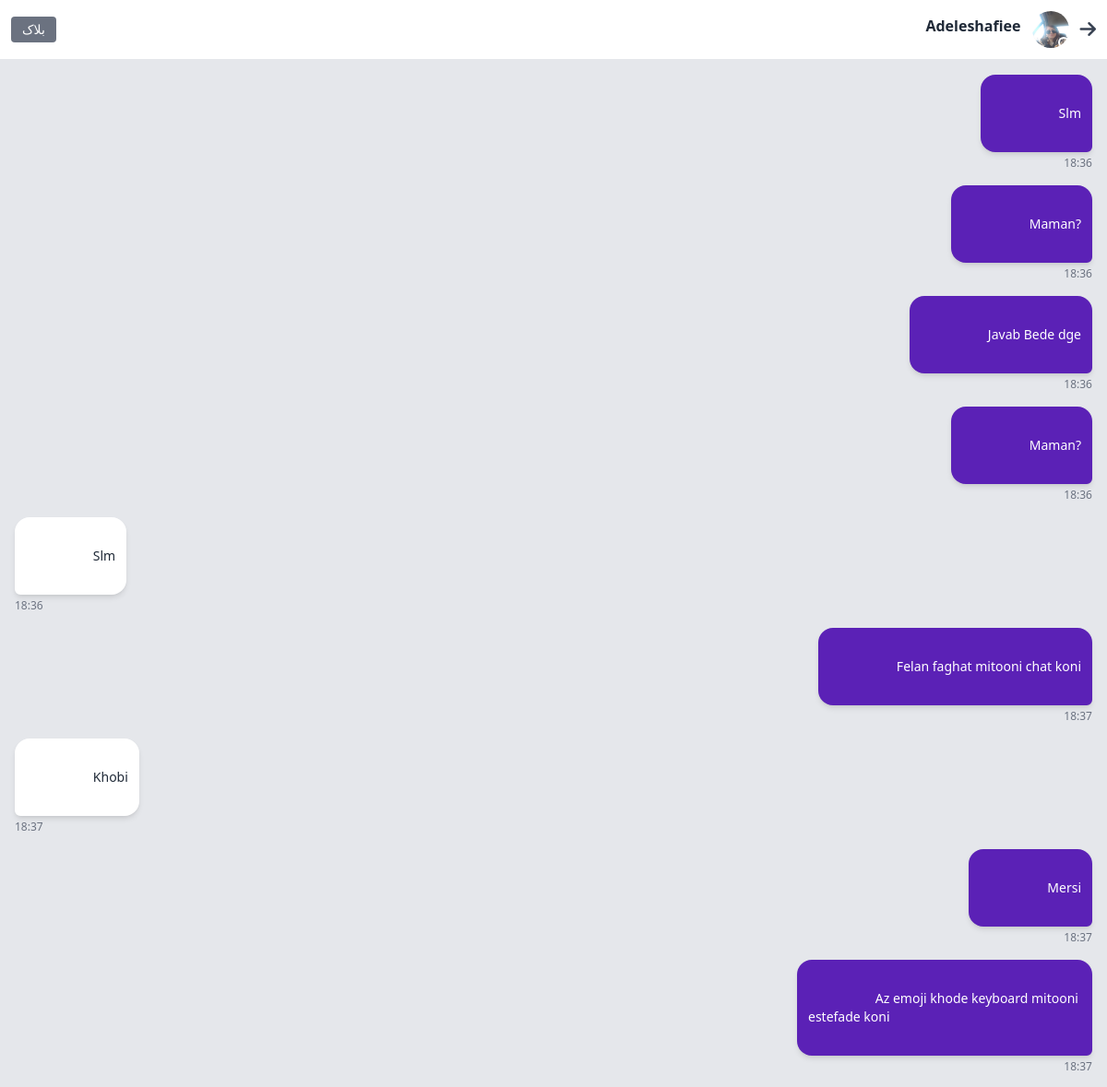
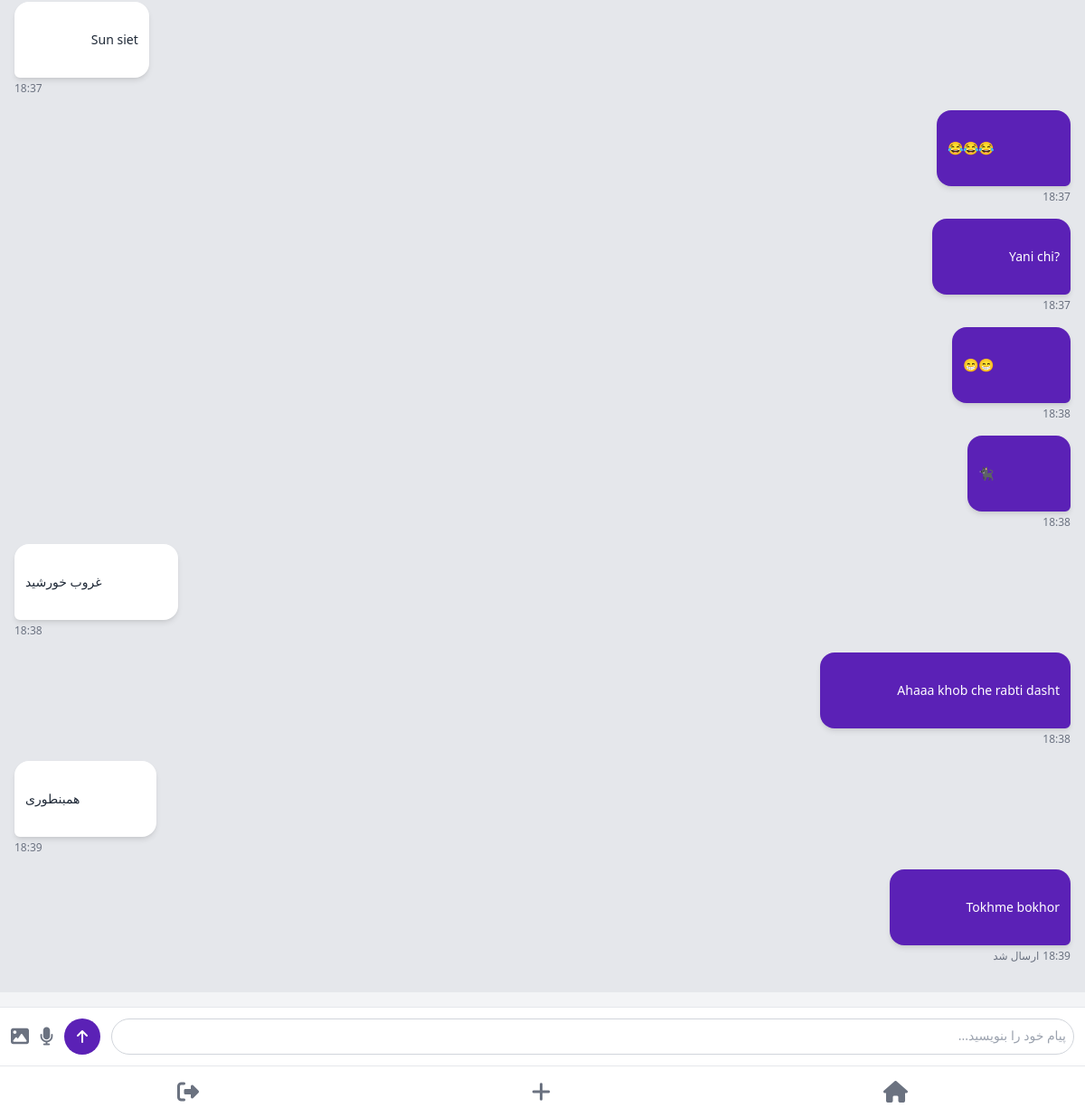
Page /chat/Adeleshafiee/ (signed in) on the committed database (2 pictures, top to bottom).
### accounts/models.py (models this page shows, shortened)
class User(AbstractUser):
    last_seen = models.DateTimeField(null=True, blank=True)
    phone_regex = RegexValidator(
        regex=r'^\+98[0-9]{10}$',
        message="شماره تلفن باید با +98 شروع شده و شامل ۱۰ رقم بعدی باشد."
    )
    phone = models.CharField(
        max_length=13,
        unique=True,
        validators=[phone_regex],
        help_text="شماره تماس باید به فرمت +989123456789 باشد."
    )
    email_regex = RegexValidator(
        regex=r'^[a-zA-Z][a-zA-Z0-9_.]*@gmail\.com$',
        message="ایمیل باید با حروف انگلیسی شروع شده و دامنه @gmail.com داشته باشد."
    )
    email = models.EmailField(
        unique=True,
        validators=[email_regex],
        blank=True,
        null=True
    )
    username_regex = RegexValidator(
        regex=r'^[a-zA-Z][a-zA-Z0-9_.]*$',
        message="نام کاربری باید با حروف انگلیسی شروع شود و فقط شامل حروف، اعداد، نقطه و آندرلاین باشد."
    )
    username = models.CharField(
        max_length=50,
        unique=True,
        validators=[username_regex],
        blank=True,
        null=True,
        help_text="نام کاربری باید با حروف انگلیسی شروع شده و شامل اعداد، نقطه و آندرلاین باشد."
    )
    profile_photo = models.ImageField(
        upload_to='profile_pics/',
        default='profile_pics/person.png',
        null=True, blank=True,
        help_text="تصویر پروفایل خود را انتخاب کنید"
    )
    groups = models.ManyToManyField(Group, related_name="custom_user_set", blank=True)
    user_permissions = models.ManyToManyField(Permission, related_name="custom_user_permissions_set", blank=True)
    USERNAME_FIELD = 'phone'  # ورود با شماره تلفن
    REQUIRED_FIELDS = ['username', 'email']  # فیلدهای ضروری برای ثبت نام

### chatbox/models.py (models this page shows, shortened)
class Message(models.Model):
    chat = models.ForeignKey(Chat, on_delete=models.CASCADE, related_name="messages")
    sender = models.ForeignKey(settings.AUTH_USER_MODEL, on_delete=models.CASCADE)
    text = models.TextField()
    created_at = models.DateTimeField(auto_now_add=True)
    is_read = models.BooleanField(default=False)

### chatbox/views.py (the view)
# urls.py: path('chat/<str:username>/', views.chat_view, name='chat'),
@login_required
def chat_view(request, username):
    other_user = get_object_or_404(User, username=username)
    chat = Chat.objects.filter(
        Q(user1=request.user, user2=other_user) |
        Q(user2=request.user, user1=other_user)
    ).first()
    if not chat:
        chat = Chat.objects.create(user1=request.user, user2=other_user)
    is_blocked_by_me = BlockedUser.objects.filter(
        blocker=request.user, blocked=other_user
    ).exists()  # آیا من این کاربر رو بلاک کردم؟
    is_blocked_by_other = BlockedUser.objects.filter(
        blocker=other_user, blocked=request.user
    ).exists()  # آیا این کاربر من رو بلاک کرده؟
    is_blocked = is_blocked_by_me or is_blocked_by_other  # آیا کلاً بلاک وجود داره (از هر طرف)؟
    if not is_blocked:
        Message.objects.filter(
            chat=chat,
            sender=other_user,
            is_read=False
        ).update(is_read=True)
    messages = chat.messages.all().order_by('created_at')
    for message in messages:
        if message.created_at.tzinfo is None:
            message.created_at = timezone.make_aware(message.created_at, timezone.get_default_timezone())
        else:
            message.created_at = message.created_at.astimezone(timezone.get_default_timezone())
    context = {
        'other_user': other_user,
        'chat': chat,
        'messages': messages,
        'is_blocked': is_blocked,  # برای چک کردن کلی بلاک
        'is_blocked_by_me': is_blocked_by_me,  # برای دکمه‌ی بلاک/آنبلاک
        'is_blocked_by_other': is_blocked_by_other,  # برای نمایش پیام "شما بلاک شده‌اید"
    }
    return render(request, 'chatbox/chat.html', context)

### chatbox/templates/chatbox/chat.html (shortened to what this page needs)
{% load static %}
<!DOCTYPE html>
<html lang="fa">
<head>
    <link href="https://cdn.jsdelivr.net/npm/tailwindcss@2.2.19/dist/tailwind.min.css" rel="stylesheet">
    <link rel="stylesheet" href="https://cdnjs.cloudflare.com/ajax/libs/font-awesome/6.4.0/css/all.min.css">
</head>
<body class="flex flex-col h-screen bg-gray-100 font-sans" dir="rtl"
      data-username="{{ other_user.username }}"
      data-current-user="{{ request.user.username }}"
      data-is-blocked="{{ is_blocked|yesno:'true,false' }}"
      data-is-blocked-by-me="{{ is_blocked_by_me|yesno:'true,false' }}"
      data-is-blocked-by-other="{{ is_blocked_by_other|yesno:'true,false' }}">
    <header class="bg-white p-3 border-b border-gray-200 flex items-center justify-between">
        <a href="{% url 'home' %}" class="text-xl text-gray-700"><i class="fas fa-arrow-right"></i></a>
        <div class="flex items-center flex-1 mx-3">
            {% if is_blocked_by_other %}
                <div class="w-10 h-10 rounded-full bg-gray-300 flex items-center justify-center">
                    <span class="text-gray-500">بلاک شده</span>
                </div>
            {% else %}
                <div class="relative cursor-pointer" onclick="openProfileModal('{{ other_user.username }}')">
                    <img src="{{ other_user.profile_photo.url|default:'/static/default_profile.png' }}"
                         alt="{{ other_user.username }}" class="w-10 h-10 rounded-full ml-3">
                    <span id="user-status-indicator"
                          class="absolute bottom-0 right-0 w-3 h-3 rounded-full border-2 border-white"></span>
                </div>
            {% endif %}
            <div>
                <div class="text-base font-bold text-gray-800">{{ other_user.username }}</div>
                {% if not is_blocked_by_other %}
                    <div class="flex items-center gap-1" id="user-status">
                        <span class="status-dot w-2 h-2 rounded-full inline-block" id="user-status-dot"></span>
                    </div>
                {% endif %}
            </div>
        </div>
        <div class="flex gap-3" id="block-button-container">
            <button id="block-button"
                    class="text-sm bg-gray-500 text-white px-3 py-1 rounded hover:bg-gray-600 {% if is_blocked_by_me %}hidden{% endif %}">
                بلاک
            </button>
        </div>
    </header>
    <div id="chat-messages" class="flex flex-col flex-1 overflow-y-auto p-4 bg-gray-200">
        {% for message in messages %}
            <div class="message mb-4 flex flex-col {% if message.sender == request.user %}items-start{% else %}items-end{% endif %}"
                 data-message-id="{{ message.id }}"
                 data-is-read="{{ message.is_read|yesno:'true,false' }}">
                <div class="bubble max-w-xs p-3 rounded-2xl text-sm shadow-md {% if message.sender == request.user %}bg-purple-800 text-white rounded-br-md rounded-bl-2xl{% else %}bg-white text-gray-800 rounded-bl-md rounded-br-2xl{% endif %}">
                    {{ message.text }}
                </div>
                <div class="time flex gap-1 mt-1 text-xs text-gray-500 {% if message.sender == request.user %}justify-start{% else %}justify-end{% endif %}">
                    <span class="time-text">{{ message.created_at|date:"H:i" }}</span>
                    {% if message.sender == request.user %}
                        <span class="status-text">{{ message.is_read|yesno:"دیده شد,ارسال شد" }}</span>
                    {% endif %}
                </div>
            </div>
        {% empty %}
            <p class="no-messages text-center text-gray-500 p-5">هنوز پیامی وجود ندارد</p>
        {% endfor %}
    </div>
    <div id="chat-box">
        {% if not is_blocked %}
            <div class="bg-white p-3 border-t border-gray-200 flex items-center gap-3">
                <form id="message-form" class="flex-1 flex gap-3">
                    <textarea id="message-input" name="message" placeholder="پیام خود را بنویسید..." rows="1"
                              class="flex-1 w-full p-2 border border-gray-300 rounded-full text-sm h-[40px] resize-none overflow-y-auto focus:outline-none focus:border-purple-800 focus:ring-2 focus:ring-purple-200 font-sans"></textarea>
                    <button type="submit"
                            class="w-10 h-10 flex items-center justify-center bg-purple-800 text-white rounded-full hover:bg-purple-900 transition-colors">
                        <i class="fas fa-arrow-up"></i>
                    </button>
                </form>
                <div class="flex gap-3">
                    <a href="#" class="text-xl text-gray-500" id="mic-icon"><i class="fas fa-microphone"></i></a>
                    <a href="#" class="text-xl text-gray-500" id="gallery-icon"><i class="fas fa-image"></i></a>
                </div>
            </div>
        {% else %}
            <div class="bg-white p-3 border-t border-gray-200 text-center text-red-500 flex justify-center items-center">
                شما نمی‌توانید به این کاربر پیام بفرستید.
            </div>
        {% endif %}
    </div>
    <div class="flex justify-around bg-white p-3 border-t border-gray-200 sticky bottom-0">
        <a href="{% url 'home' %}" class="text-gray-500 text-2xl active:text-purple-800"><i class="fas fa-home"></i></a>
        <a href="{% url 'home' %}" class="text-gray-500 text-2xl"><i class="fas fa-plus"></i></a>
        <a href="{% url 'logout' %}" class="text-gray-500 text-2xl"><i class="fas fa-sign-out-alt"></i></a>
    </div>
</body>
</html>

### chatbox/templates/chatbox/chat.html (style rules this page uses)
.message { animation: slideIn 0.3s ease-out forwards; }
.bubble { white-space: pre-wrap; word-break: break-all; overflow-wrap: break-word; unicode-bidi: isolate; }
textarea { box-sizing: border-box; white-space: pre-wrap; overflow-wrap: break-word; }

### rows in the picture
User: profile_photo (picture), username "Adeleshafiee"
Message: text "Slm", created_at "18:36"
Message: text "Maman?", created_at "18:36"
Message: text "Javab Bede dge", created_at "18:36"
Message: text "Maman?", created_at "18:36"
Message: text "Slm", created_at "18:36"
Message: text "Felan faghat mitooni chat koni", created_at "18:37"
Message: text "Khobi", created_at "18:37"
Message: text "Mersi", created_at "18:37"
Message: text "Az emoji khode keyboard mitooni estefade koni", created_at "18:37"
Message: text "Sun siet", created_at "18:37"
Message: text "😂😂😂", created_at "18:37"
Message: text "Yani chi?", created_at "18:37"
Message: text "😁😁", created_at "18:38"
Message: text "🐈‍⬛", created_at "18:38"
Message: text "غروب خورشید", created_at "18:38"
Message: text "Ahaaa khob che rabti dasht", created_at "18:38"
Message: text "همبنطوری", created_at "18:39"
Message: text "Tokhme bokhor", created_at "18:39"
